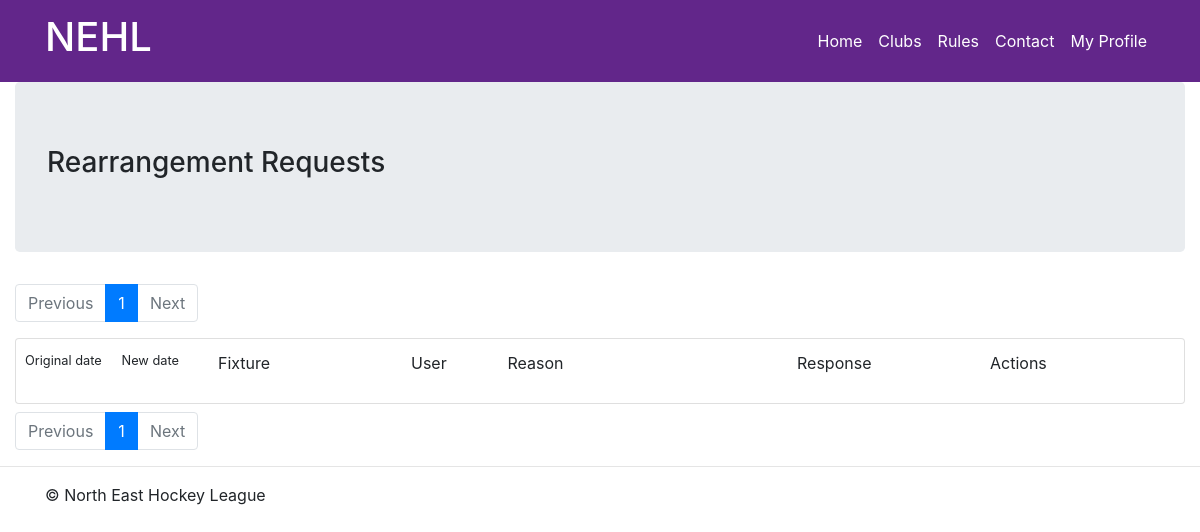
Before: /fixtures/rearrangements/ (signed in) with the older database file.
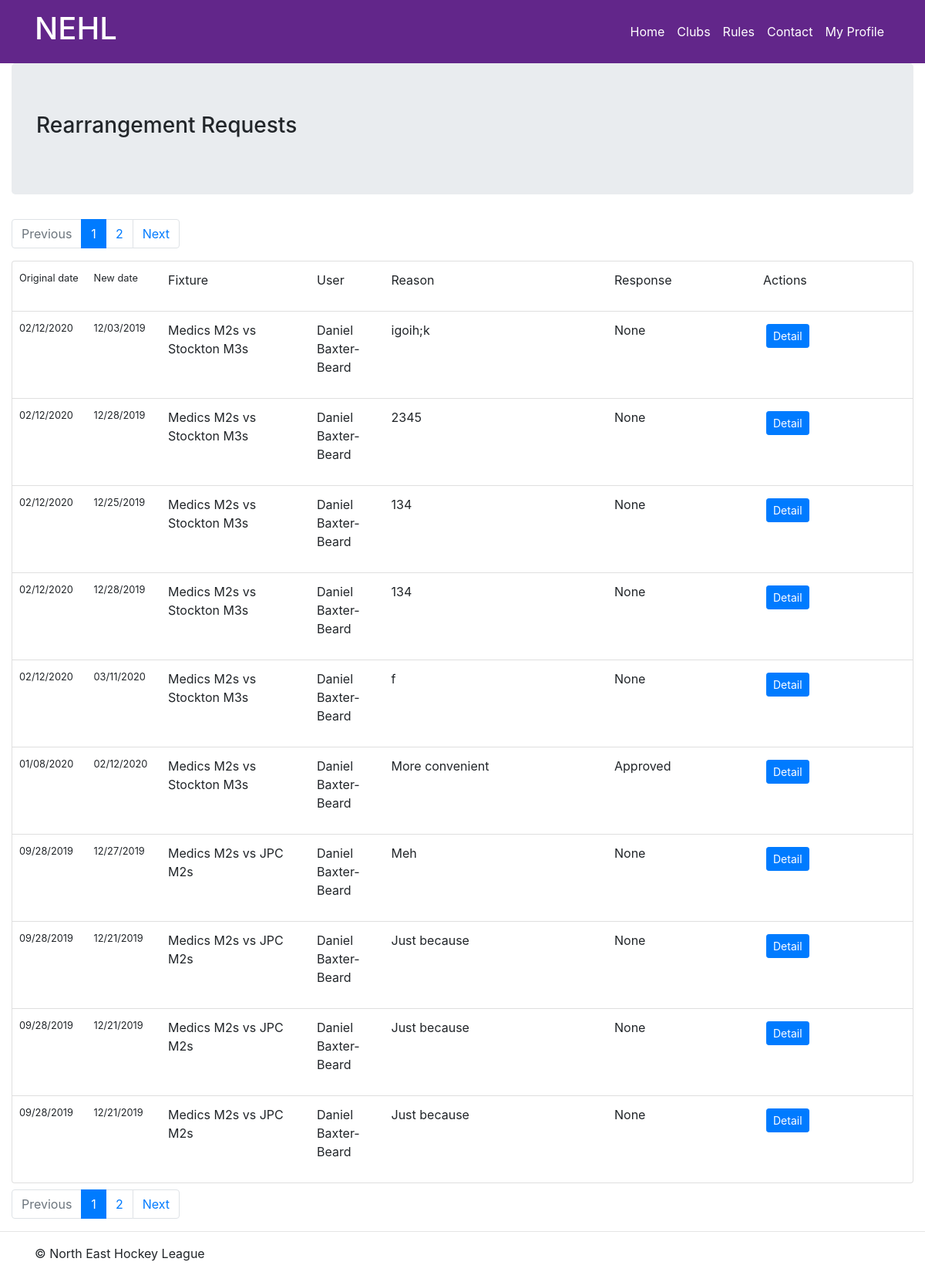
After: the same page with the newer database file.
### fixtures/models.py (models this page shows, shortened)
class RearrangementRequest(models.Model):
    original_fixture = models.ForeignKey('fixtures.Fixture', on_delete=models.CASCADE)
    new_date_time = models.DateTimeField()
    date_time_created = models.DateTimeField(auto_now_add=True)
    reason = models.CharField(max_length=150)
    status = models.CharField(max_length=30)
    who_requested = models.ForeignKey('clubs.Member', on_delete=models.SET_NULL, null=True)

class Fixture(models.Model):
    season = models.ForeignKey(Season, on_delete=models.CASCADE)
    competition = models.ForeignKey(Competition, on_delete=models.CASCADE)
    venue = models.ForeignKey(Venue, on_delete=models.SET_NULL, null=True, blank=True)
    team_a = models.ForeignKey('teams.Team',
                               related_name='team_a_fixtures',
                               on_delete=models.CASCADE,
                               null=True
                               )
    team_b = models.ForeignKey('teams.Team',
                               related_name='team_b_fixtures',
                               on_delete=models.CASCADE,
                               null=True
                               )
    date = models.DateField()
    time = models.TimeField(null=True, blank=True)
    umpire_a = models.ForeignKey('Umpire',
                                 related_name='fixtures_as_umpire_a',
                                 on_delete=models.SET_NULL,
                                 null=True, blank=True)
    umpire_b = models.ForeignKey('Umpire',
                                 related_name='fixtures_as_umpire_b',
                                 on_delete=models.SET_NULL,
                                 null=True, blank=True)
    match_card_submission_url = models.CharField(max_length=300, null=True, blank=True)
    result = models.OneToOneField('FixtureResult', on_delete=models.CASCADE, null=True, blank=True)

class RearrangementResponse(models.Model):
    answer = models.CharField(max_length=30)
    reason = models.CharField(max_length=150)
    request = models.ForeignKey('fixtures.RearrangementRequest', on_delete=models.CASCADE)
    responder = models.ForeignKey(settings.AUTH_USER_MODEL, on_delete=models.SET_NULL, null=True)
    when = models.DateTimeField(auto_now_add=True)

### teams/models.py (models this page shows, shortened)
class Team(models.Model):
    name = models.CharField(max_length=30)
    short_name = models.CharField(max_length=5, null=True)
    club = models.ForeignKey('clubs.Club', on_delete=models.CASCADE)
    squad = models.ManyToManyField('clubs.Member', related_name='squads', blank=True)

### clubs/models.py (models this page shows, shortened)
class Club(models.Model):
    name = models.CharField(max_length=60)
    short_name = models.CharField(max_length=12, null=True)
    primary_colour = models.CharField(max_length=7)
    secondary_colour = models.CharField(max_length=7)
    venues = models.ManyToManyField('fixtures.Venue',
                                    through='fixtures.VenueUseType')
    main_venue = models.ForeignKey('fixtures.Venue',
                                   on_delete=models.SET_NULL,
                                   related_name='main_club',
                                   null=True)
    management = models.ManyToManyField('Member',
                                        related_name='management_position',
                                        through='ClubManagementPosition')
    main_contact = models.ForeignKey('Member',
                                     related_name='main_contact_for',
                                     on_delete=models.SET_NULL,
                                     null=True, blank=True)
    fixture_coordinator = models.ForeignKey('Member',
                                            related_name='fixture_coordinator_for',
                                            on_delete=models.SET_NULL,
                                            null=True, blank=True)
    dashboard_link = models.CharField(max_length=100, null=True, blank=True)

class Member(models.Model):
    date_of_birth = models.DateField()
    registration_date = models.DateField()
    club = models.ForeignKey(Club, on_delete=models.SET_NULL, null=True, related_name='members')
    user = models.OneToOneField(settings.AUTH_USER_MODEL, on_delete=models.SET_NULL, null=True)

### fixtures/views/rearrangements.py (the view)
# urls.py: path('', views.index, name='index'),
@login_required
def index(request):
    rearrangement_requests = RearrangementRequest.objects.all().order_by('-date_time_created')
    user = request.user
    can_administrate = False
    if rearrangement_requests.count() > 0:
        if can_administrate_competition(user.id, rearrangement_requests.first().original_fixture.competition.id):
            can_administrate = True
    else:
        can_administrate = True
    if not can_administrate:
        return HttpResponseForbidden()
    paginator = Paginator(rearrangement_requests, 10)
    page = request.GET.get('page')
    rearrangement_requests = paginator.get_page(page)
    return render(request, 'rearrangements/index.html', {'rearrangements': rearrangement_requests})

### nehlwebsite/utils/auth_utils.py (called while the page is built)
def can_administrate_competition(user_id: int, competition_id: int) -> bool:
    competition = get_object_or_404(Competition, pk=competition_id)
    while True:
        for official in competition.officials.all():
            if official.user.id == user_id:
                return True
        if competition.parent_competition is None:
            break
        competition = competition.parent_competition
    return False

### fixtures/templates/rearrangements/index.html (shortened to what the changed rows need)
{% extends 'nehlwebsite/base.html' %}
{% load static %}
{% load crispy_forms_filters %}
{% block css %}
    <link rel="stylesheet" type="text/css" href="{% static 'fixtures/style.css' %}">
{% endblock %}
{% block content %}
    <div class="container-fluid">
        <div class="row">
            <div class="col">
                <nav class="float-left">
                    <ul class="pagination">
                        {% for i in rearrangements.paginator.page_range %}
                            {% if i == rearrangements.number %}
                                <li class="page-item active">
                                    <a class="page-link" href="?page={{ i }}">{{ i }}</a>
                                </li>
                            {% else %}
                                <li class="page-item">
                                    <a class="page-link" href="?page={{ i }}">{{ i }}</a>
                                </li>
                            {% endif %}
                        {% endfor %}
                        {% if rearrangements.has_next %}
                            <li class="page-item"><a class="page-link" href="?page={{ rearrangements.next_page_number }}">Next</a></li>
                        {% else %}
                            <li class="page-item disabled"><a class="page-link" href="#">Next</a></li>
                        {% endif %}
                    </ul>
                </nav>
            </div>
        </div>
        <div class="list-group">
            {% for rearrangement in rearrangements %}
            <div class="list-group-item">
                <div class="row">
                    <p class="d-none d-lg-block col-1 small px-1">{{ rearrangement.original_fixture.date|date:"SHORT_DATE_FORMAT" }}</p>
                    <p class="d-none d-lg-block col-1 small px-1">{{ rearrangement.new_date_time|date:"SHORT_DATE_FORMAT" }}</p>
                    <p class="col-3 col-lg-2 px-1">{{ rearrangement.original_fixture.team_a.club.short_name|default_if_none:rearrangement.original_fixture.team_a.club.name }} {{ rearrangement.original_fixture.team_a.short_name }} vs {{ rearrangement.original_fixture.team_b.club.short_name|default_if_none:rearrangement.original_fixture.team_b.club.name}} {{ rearrangement.original_fixture.team_b.short_name }}</p>
                    <p class="d-none d-lg-block col-1 px-1">{{ rearrangement.who_requested.user.first_name }} {{ rearrangement.who_requested.user.last_name }}</p>
                    <p class="col-3 col-sm-3 px-1">{{ rearrangement.reason }}</p>
                    {% if rearrangement.rearrangementresponse_set.count > 0 %}
                        <p class="col-3 col-sm-2 px-1">{{ rearrangement.rearrangementresponse_set.first.answer }}</p>
                    {% else %}
                        <p class="col-3 col-sm-2 px-1">None</p>
                    {% endif %}
                    <p class="col-3 col-sm-2 px-1">
                        <a class="btn btn-primary btn-sm m-1" href="{% url 'rearrangements:detail' rearrangement.id %}" role="button">Detail</a>
                    </p>
                </div>
            </div>
            {% endfor %}
        </div>
        <nav class="mt-2">
            <ul class="pagination">
                {% for i in rearrangements.paginator.page_range %}
                    {% if i == rearrangements.number %}
                        <li class="page-item active">
                            <a class="page-link" href="?page={{ i }}">{{ i }}</a>
                        </li>
                    {% else %}
                        <li class="page-item">
                            <a class="page-link" href="?page={{ i }}">{{ i }}</a>
                        </li>
                    {% endif %}
                {% endfor %}
                {% if rearrangements.has_next %}
                    <li class="page-item"><a class="page-link" href="?page={{ rearrangements.next_page_number }}">Next</a></li>
                {% else %}
                    <li class="page-item disabled"><a class="page-link" href="#">Next</a></li>
                {% endif %}
            </ul>
        </nav>
    </div>
{% endblock %}

Changed rows visible on the page:
added RearrangementRequest: original_fixture "02/12/2020", new_date_time "12/03/2019", original_fixture.team_a.club.short_name "Medics", original_fixture.team_a.short_name "M2s", original_fixture.team_b.club.short_name "Stockton", original_fixture.team_b.short_name "M3s", who_requested.user.first_name "Daniel", who_requested.user.last_name "Baxter-Beard", reason "igoih;k", shows "None"
added RearrangementRequest: original_fixture "02/12/2020", new_date_time "12/28/2019", original_fixture.team_a.club.short_name "Medics", original_fixture.team_a.short_name "M2s", original_fixture.team_b.club.short_name "Stockton", original_fixture.team_b.short_name "M3s", who_requested.user.first_name "Daniel", who_requested.user.last_name "Baxter-Beard", reason "2345", shows "None"
added RearrangementRequest: original_fixture "02/12/2020", new_date_time "12/25/2019", original_fixture.team_a.club.short_name "Medics", original_fixture.team_a.short_name "M2s", original_fixture.team_b.club.short_name "Stockton", original_fixture.team_b.short_name "M3s", who_requested.user.first_name "Daniel", who_requested.user.last_name "Baxter-Beard", reason "134", shows "None"
added RearrangementRequest: original_fixture "02/12/2020", new_date_time "12/28/2019", original_fixture.team_a.club.short_name "Medics", original_fixture.team_a.short_name "M2s", original_fixture.team_b.club.short_name "Stockton", original_fixture.team_b.short_name "M3s", who_requested.user.first_name "Daniel", who_requested.user.last_name "Baxter-Beard", reason "134", shows "None"
added RearrangementRequest: original_fixture "02/12/2020", new_date_time "03/11/2020", original_fixture.team_a.club.short_name "Medics", original_fixture.team_a.short_name "M2s", original_fixture.team_b.club.short_name "Stockton", original_fixture.team_b.short_name "M3s", who_requested.user.first_name "Daniel", who_requested.user.last_name "Baxter-Beard", reason "f", shows "None"
added RearrangementRequest: original_fixture "01/08/2020", new_date_time "02/12/2020", original_fixture.team_a.club.short_name "Medics", original_fixture.team_a.short_name "M2s", original_fixture.team_b.club.short_name "Stockton", original_fixture.team_b.short_name "M3s", who_requested.user.first_name "Daniel", who_requested.user.last_name "Baxter-Beard", reason "More convenient", rearrangementresponse_set.first.answer "Approved"
added RearrangementRequest: original_fixture "09/28/2019", new_date_time "12/27/2019", original_fixture.team_a.club.short_name "Medics", original_fixture.team_a.short_name "M2s", original_fixture.team_b.club.short_name "JPC", original_fixture.team_b.short_name "M2s", who_requested.user.first_name "Daniel", who_requested.user.last_name "Baxter-Beard", reason "Meh", shows "None"
added RearrangementRequest: original_fixture "09/28/2019", new_date_time "12/21/2019", original_fixture.team_a.club.short_name "Medics", original_fixture.team_a.short_name "M2s", original_fixture.team_b.club.short_name "JPC", original_fixture.team_b.short_name "M2s", who_requested.user.first_name "Daniel", who_requested.user.last_name "Baxter-Beard", reason "Just because", shows "None"
added RearrangementRequest: original_fixture "09/28/2019", new_date_time "12/21/2019", original_fixture.team_a.club.short_name "Medics", original_fixture.team_a.short_name "M2s", original_fixture.team_b.club.short_name "JPC", original_fixture.team_b.short_name "M2s", who_requested.user.first_name "Daniel", who_requested.user.last_name "Baxter-Beard", reason "Just because", shows "None"
added RearrangementRequest: original_fixture "09/28/2019", new_date_time "12/21/2019", original_fixture.team_a.club.short_name "Medics", original_fixture.team_a.short_name "M2s", original_fixture.team_b.club.short_name "JPC", original_fixture.team_b.short_name "M2s", who_requested.user.first_name "Daniel", who_requested.user.last_name "Baxter-Beard", reason "Just because", shows "None"
Other visible differences:
new list line: "2"
